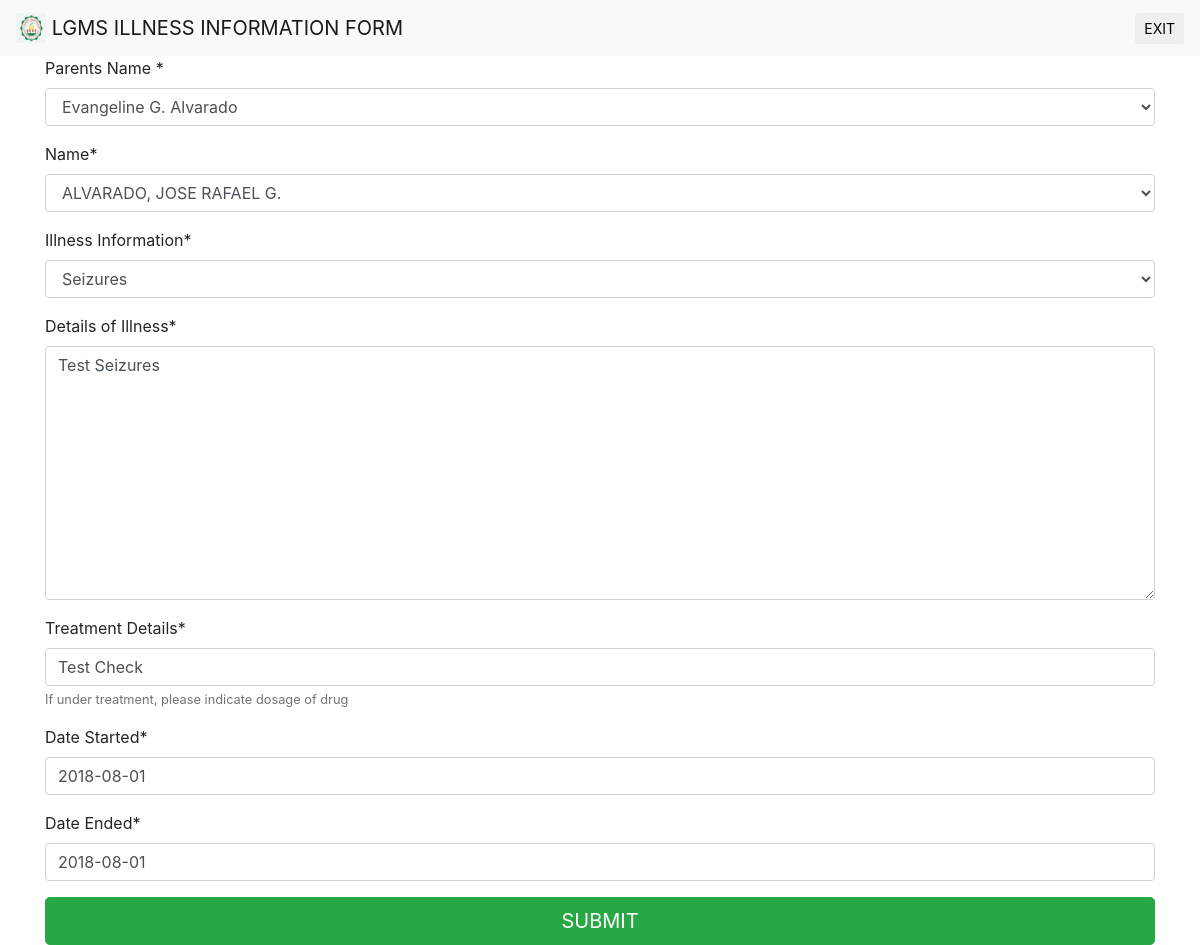
The page /illnessinfo/10/ on the database its author committed.
### students/models.py (models this page shows, shortened)
class IllnessInfo(models.Model):
    user = models.ForeignKey(settings.AUTH_USER_MODEL, max_length=64, on_delete=models.CASCADE, blank=False, null=True, verbose_name=" Parents Name ")
    name = models.ForeignKey('Students', max_length=64, on_delete=models.CASCADE)
    illchoices = {
        ('A', 'Allergy'),
        ('ANE', 'Anemia'),
        ('AST', 'Asthma'),
        ('DP', 'Dermatology Problem'),
        ('DM', 'Diabetes Mellitus'),
        ('EP', 'Ear Problems'),
        ('GP', 'Gastrointestinal Problems'),
        ('HP', 'Heart Problem'),
        ('HMP', 'Hematologic Problem'),
        ('HT', 'Hypertension'),
        ('LP', 'Lung Problem'),
        ('MP', 'Metabolc Problem'),
        ('SZ', 'Seizures'),
        ('CV', 'Convulsion'),
        ('EPL', 'Epilepsy'),
        ('TP', 'Thyroid Problem'),
        ('VP', 'Viral Infection'),
        ('O', 'Others')
    }
    illnessinfo = models.CharField('Illness Information', choices=illchoices, default="A",max_length=64)
    illnessdetails = models.TextField('Details of Illness', max_length=300)
    treatmentdetails = models.CharField('Treatment Details', max_length=64, help_text="If under treatment, please indicate dosage of drug")
    startperiodofillness = models.DateField('Date Started', default=date.today)
    endperiodillness = models.DateField('Date Ended', default=date.today)
    class Meta:
        verbose_name_plural = 'Student Illness Information'

class CustomUser(AbstractUser):
    name = models.CharField('Mothers Complete Name', blank=True, max_length=64)
    fathersname = models.CharField('Fathers Complete Name', blank=True, max_length=64)
    guardiansname = models.CharField('Guardians Complete Name', blank=True, max_length=64)
    address = models.CharField('Full Address', max_length=300, blank=True)
    dateofbirth = models.DateField('Date of Birth', default=date.today)
    studentname = models.ForeignKey('Students', max_length=64, on_delete=models.CASCADE, blank=False, null=True, editable=True)
    dateuserjoined = models.DateTimeField('Date Registered', default=django.utils.timezone.now)
    dateupdatedbio = models.DateTimeField('Date Updated', default=django.utils.timezone.now)
    mobilenumber = PhoneNumberField('Mobile Number',help_text='MOBILE FORMAT : +639178888888', blank=True)
    homenumber = PhoneNumberField('Landline Number', blank=True, help_text='landline : +6328888888')
    profilepic = models.ImageField('Profile Picture',upload_to='profile_image', blank=True)
    studentbioidinfo = models.ForeignKey('StudentBio', max_length=10, on_delete=models.CASCADE, blank=False, null=True)
    typeofapplication = {
        ('CASA PROGRAM', 'CASA Program'),
        ('GRADE SCHOOL PROGRAM', 'Grade School Program'),
        ('JUNIOR HIGH SCHOOL PROGRAM', 'Junior High School Program'),
        ('SENIOR HIGH SCHOOL PROGRAM', 'Senior High School Program'),
        ('SPED', 'Special Education Program'),
    }
    applicationtype = models.CharField(max_length=64, choices=typeofapplication, blank=True, default='CASA PROGRAM', help_text="Choose Application Program")
    civilstats = {
        ('M', 'Married'),
        ('SP', 'Single Parent'),
        ('D', 'Divorcee'),
        ('W', 'Widowed'),
    }
    civilstatus = models.CharField(max_length=20, choices=civilstats, blank=True, default='M', help_text="Please select Civit Status")
    religionchoices = {
        ('C', 'Catholic'),
        ('B', 'Buddhist'),
        ('M', 'Muslim'),
        ('I', 'INC'),
    }
    religion = models.CharField(max_length=30, choices=religionchoices, blank=True, default='C', help_text="Please select Religion")
    def __str__(self):
        return '%s' % (self.name)
    class Meta:
        verbose_name_plural = "Users Information"
    class Meta:
        ordering = ['name']

### students/views.py (the view)
# urls.py: path('illnessinfo/<int:pk>/', IllnessInfoUpdate.as_view(), name='illnessinfo-update'),
class IllnessInfoUpdate(UpdateView):
    model = IllnessInfo
    fields = ['user', 'name', 'illnessinfo', 'illnessdetails', 'treatmentdetails', 'startperiodofillness', 'endperiodillness']

### students/models.py (called while the page is built)
    def __str__(self):
        return '%s' % (self.studentname)

### students/templates/students/illnessinfo_form.html (shortened to what this page needs)
{% extends 'base.html'%}
{% load crispy_forms_tags %}}
{% block content %}
<nav class="navbar navbar-light bg-light">
  <a class="navbar-brand" href="#">
    {% load static %}
    <img src="{% static 'images/lgmslogo.jpg'%}" width="30" height="30" class="d-inline-block align-top" alt="">
    LGMS ILLNESS INFORMATION FORM
  </a>
  <a href="{% url 'logout'  %}">
    <button type="button" class="btn btn-default btn-sm {% url 'logout' %}">
     EXIT
    </button>
  </a>
</nav>
<div class="container">
  <form method="post">
    {{ form | crispy }}
    <button class="btn btn-lg btn-success btn-block" type="submit">SUBMIT</button>
  </form>
</div>
{% endblock %}

### rows shown on the page
IllnessInfo: user "Evangeline G. Alvarado", illnessinfo "Seizures", illnessdetails "Test Seizures", treatmentdetails "Test Check", startperiodofillness "2018-08-01", endperiodillness "2018-08-01"
CustomUser: name "ALVARADO, JOSE RAFAEL G."
